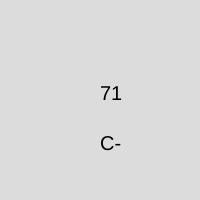
Frame 1 (no input)
Frame 60 (no input): identical to frame 1, image omitted
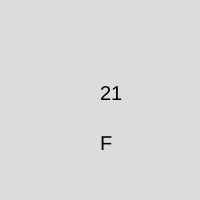
Frame 120 (the mouse pressed at the canvas centre since frame 60)

The p5.js sketch that drew these frames (run headless with seeded random() and noise() and a simulated clock; from frame 60 on, the mouse is pressed at the canvas centre):

// p5.js sketch
// ── sketch.js
//Name: Seongwon Jang(장성원)
//Assignment name: Random Grade Generator Exercise
//Course Number: 20616-09(cs099)
//Term & Year: Spring 2020
var grade;
var L_grade;
function setup() {
  createCanvas(200, 200);
  grade = random(100);
  textSize(20);
}
function mousePressed(){
grade = random(100);
}
function draw() {

  background(220);

   grade = round(grade);
     
  if(97<=grade)
  {
    L_grade = 'A+';
  } else if(96>=grade&&grade>=93)
  {
     L_grade = 'A';
  }  else if(92>=grade&&grade>=90)
  {
     L_grade = 'A-';
  } else if(89>=grade&&grade>=87)
  {
     L_grade = 'B+';
  } else if(86>=grade&&grade>=83)
  {
     L_grade = 'B';
  } else if(82>=grade&&grade>=80)
  {
     L_grade = 'B-';
  } else if(79>=grade&&grade>=77)
  {
     L_grade = 'C+';
  } else if(76>=grade&&grade>=73)
  {
     L_grade = 'C';
  } else if(72>=grade&&grade>=70)
  {
     L_grade = 'C-';
  } else if(69>=grade&&grade>=67)
  {
     L_grade = 'D+';
  } else if(66>=grade&&grade>=63)
  {
     L_grade = 'D';
  } else if(62>=grade&&grade>=60)
  {
     L_grade = 'D-';
  } else
  {
   L_grade = 'F';
  }
  text(grade,100,100);
  text(L_grade,100,150);
  

console.log(L_grade);
}
